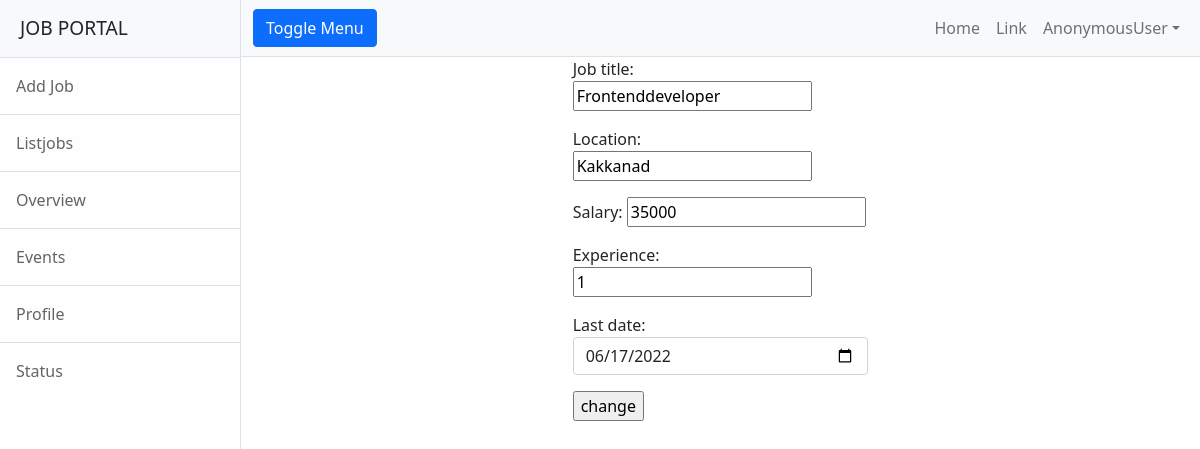
The app's page /employer/jobs/change/1 with its own data.
### employer/models.py (models this page shows, shortened)
class Jobs(models.Model):
    job_title=models.CharField(max_length=150)
    company=models.ForeignKey(User,on_delete=models.CASCADE,related_name="company")
    location=models.CharField(max_length=120)
    salary=models.PositiveIntegerField(null=True)
    experience=models.PositiveIntegerField(default=0)
    created_date=models.DateField(auto_now_add=True)
    last_date=models.DateField(null=True)
    active_status=models.BooleanField(default=True)

### employer/views.py (the view)
# urls.py: path("jobs/change/<int:id>",views.JobEditView.as_view(),name="emp-editjob"),
class JobEditView(UpdateView):
    model = Jobs
    form_class = JobForm
    template_name = "emp-edit.html"
    success_url = reverse_lazy("emp-alljobs")
    pk_url_kwarg = "id"

### employer/forms.py
class JobForm(forms.ModelForm):
    class Meta:
        model=Jobs
        exclude=("company","created_date","active_status")
        widgets={
            "last_date":forms.DateInput(attrs={"class":"form-control","type":"date"})
        }

### employer/templates/emp-edit.html (shortened to what this page needs)
{%extends 'base.html'%}
{%block body_block%}
<div class="row">
  <div class="col-4"></div>
  <div class="col-4">
    <form action="" method="post">
      {{form.as_p}}
      <input type="submit" value="change">
    </form>
  </div>
  <div class="col-4"></div>
</div>
{%endblock%}

### records on screen
Jobs: job_title "Frontenddeveloper", location "Kakkanad", salary "35000", experience "1", last_date "06/17/2022"

### other values on screen
{{ request.user }} "AnonymousUser"
